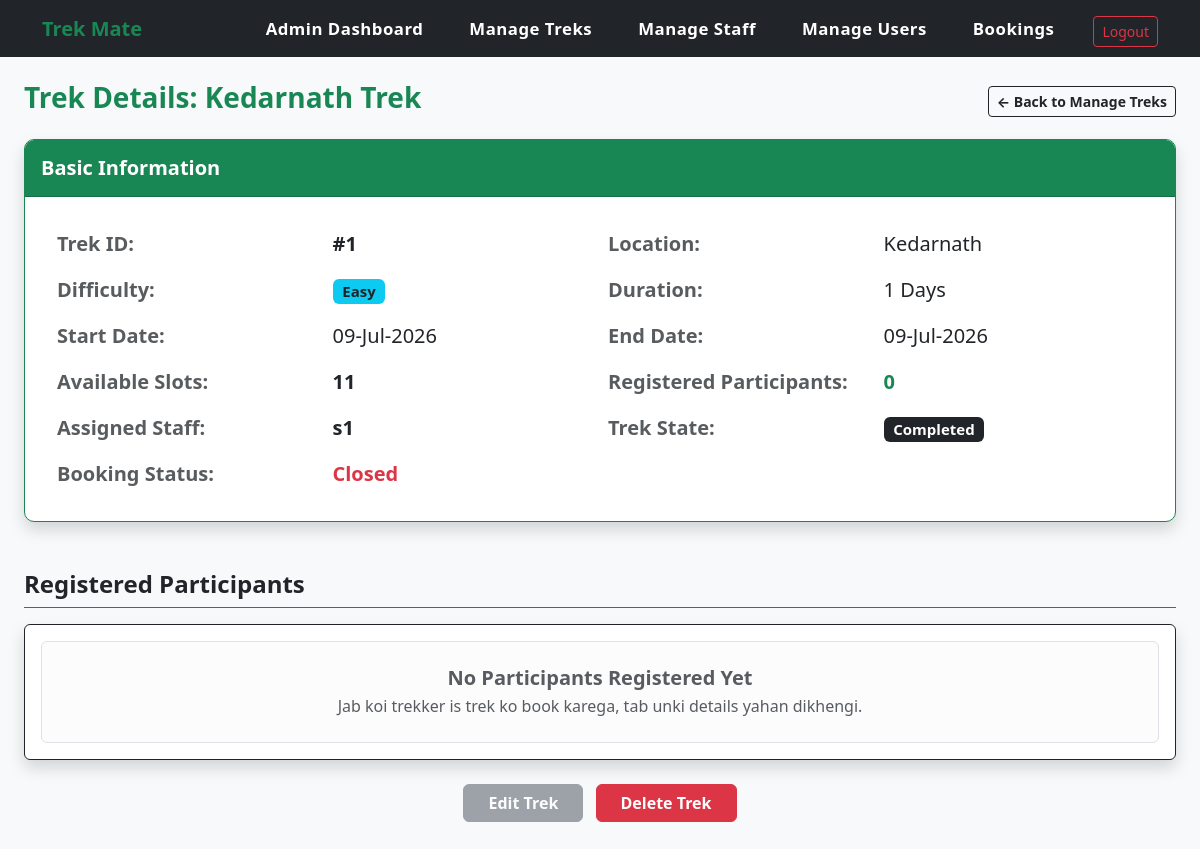
Page /admin/trek_details/1 (signed in) on the earlier database version.
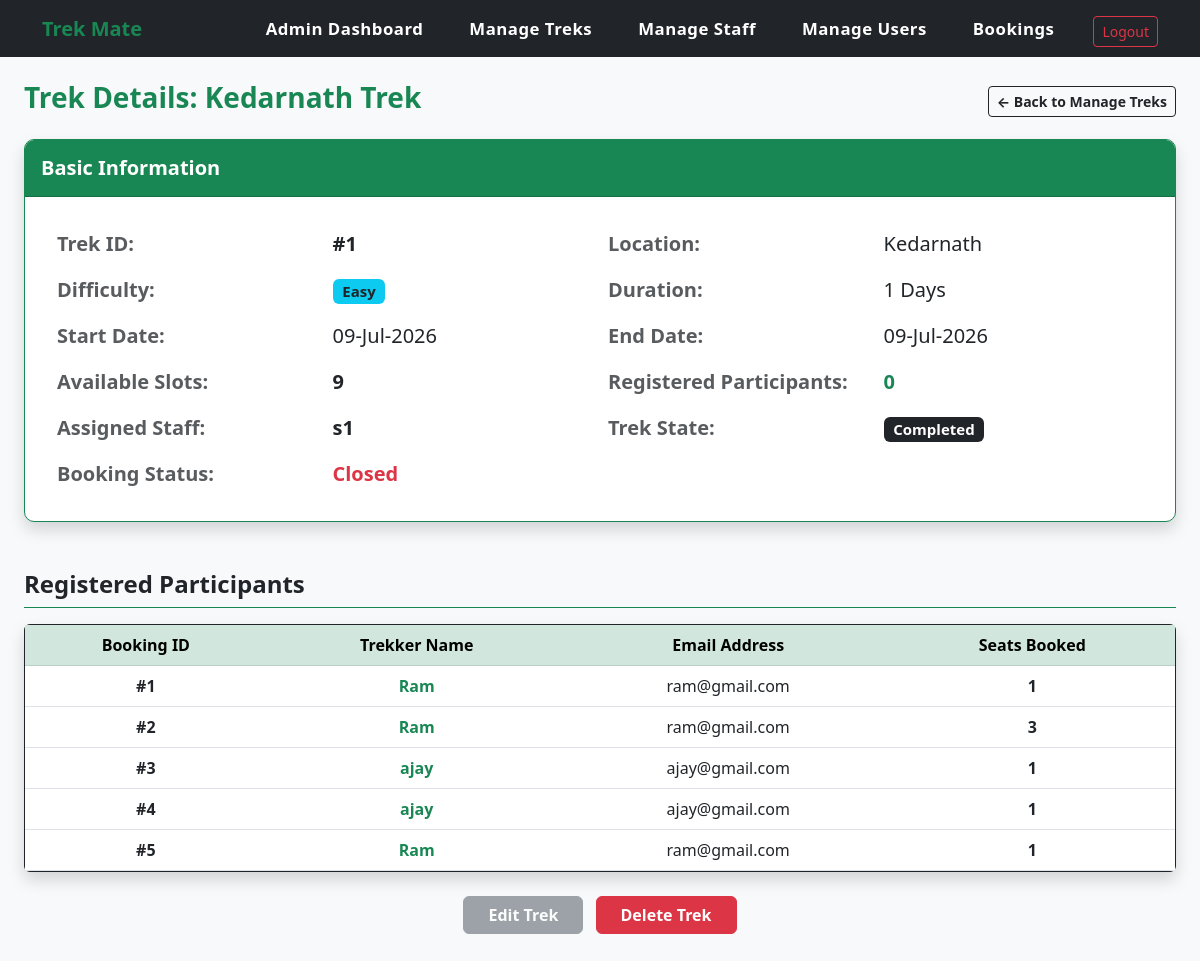
Same page on the later database version.
### app.py (models this page shows)
class Trek(db.Model):
    __tablename__ = 'trekmate_treks'
    id = db.Column(db.Integer, primary_key=True)
    name = db.Column(db.String(100), nullable=False)
    location = db.Column(db.String(100), nullable=False)
    state = db.Column(db.String(50), nullable=False)
    country = db.Column(db.String(50), nullable=False, default='India')
    description = db.Column(db.Text, nullable=True)
    duration = db.Column(db.Integer, nullable=False)
    difficulty = db.Column(db.String(20), nullable=False)
    available_slots = db.Column(db.Integer, nullable=False)
    price = db.Column(db.Float, nullable=False, default=0.0)
    status = db.Column(db.String(15), nullable=False, default='upcoming')
    start_date = db.Column(db.Date, nullable=False)
    end_date = db.Column(db.Date, nullable=False)
    assigned_staff = db.Column(db.String(100), nullable=True)  # Optional field to store staff name or ID
    staff_id = db.Column(db.Integer, db.ForeignKey('trekmate_staff.id'))
    bookings = db.relationship('Booking', backref='trek', lazy=True)

class Booking(db.Model):
    __tablename__ = 'trekmate_booking'
    id = db.Column(db.Integer, primary_key=True)
    trek_id = db.Column(db.Integer, db.ForeignKey('trekmate_treks.id'), nullable=False)
    user_id = db.Column(db.Integer, db.ForeignKey('trekmate_user.id'), nullable=False)
    seats_booked = db.Column(db.Integer, nullable=False)
    total_price = db.Column(db.Float, nullable=False)
    booking_date = db.Column(db.DateTime, default=datetime.utcnow)
    booking_status = db.Column(db.String(15), default='Booked')  # Status can be 'Booked', 'Cancelled', or 'Completed'
    payment_status = db.Column(db.String(15), default='Pending')  # Payment status can be 'Pending', 'Paid', or 'Failed'

class User(db.Model):
    __tablename__ = 'trekmate_user'
    id = db.Column(db.Integer, primary_key=True)
    username = db.Column(db.String(60), unique=True, nullable=False)
    email = db.Column(db.String(100), unique=True, nullable=False)
    password = db.Column(db.String(120), nullable=False)
    role = db.Column(db.String(10), nullable=False, default='trekker')  # 'trekker' or 'staff'
    status = db.Column(db.String(15), default='Active')  # 'active' or 'blacklisted'
    full_name = db.Column(db.String(120))
    phone_number = db.Column(db.String(20), default="")
    gender = db.Column(db.String(10))
    date_of_birth = db.Column(db.Date)
    city = db.Column(db.String(50))
    state = db.Column(db.String(50))
    bio = db.Column(db.Text, default="")
    staff_profile = db.relationship('StaffProfile', backref='user', uselist=False, cascade="all, delete-orphan")
    bookings = db.relationship('Booking', backref='user', lazy=True)

### app.py (the view)
@app.route("/admin/trek_details/<int:trek_id>")
def trek_details(trek_id):
    if session.get('user_id') == None or session.get('role') != 'admin':
        return redirect(url_for('login'))
    trek = Trek.query.get(trek_id)
    if trek == None:
        flash("Trek not found!", "error")
        return redirect(url_for('manage_treks'))
    return render_template("trek_details.html", trek=trek, today=date.today())

### templates/trek_details.html (shortened to what the changed rows need)
{% extends 'base.html' %}
{% block content %}
<div class="row mb-3 align-items-center">
    <div class="col-md-8">
        <h3 class="text-success fw-bold">Trek Details: {{ trek.name }}</h3>
    </div>
</div>
<div class="card shadow border-success mb-5" style="border-radius: 10px; overflow: hidden;">
    <div class="card-body p-4">
        <table class="table table-borderless table-hover mb-0 fs-5">
            <tbody>
                <tr>
                    <th class="text-muted w-25">Trek ID:</th>
                    <td class="fw-bold">#{{ trek.id }}</td>
                    <th class="text-muted w-25">Location:</th>
                    <td>{{ trek.location }}</td>
                </tr>
                <tr>
                    <th class="text-muted">Difficulty:</th>
                    <td><span class="badge bg-info text-dark">{{ trek.difficulty | default('N/A') }}</span></td>
                    <th class="text-muted">Duration:</th>
                    <td>{{ trek.duration }} Days</td>
                </tr>
                <tr>
                    <th class="text-muted">Start Date:</th>
                    <td>{{ trek.start_date.strftime('%d-%b-%Y') }}</td>
                    <th class="text-muted">End Date:</th>
                    <td>{{ trek.end_date.strftime('%d-%b-%Y') }}</td>
                </tr>
                <tr>
                    <th class="text-muted">Available Slots:</th>
                    <td class="fw-bold">{{ trek.available_slots }}</td>
                    <th class="text-muted">Registered Participants:</th>
                    <td class="fw-bold text-success">{{ trek.participants | length }}</td>
                </tr>
                <tr>
                    <th class="text-muted">Assigned Staff:</th>
                    <th class="text-muted">Trek State:</th>
                </tr>
                <tr>
                    <th class="text-muted">Booking Status:</th>
                </tr>
            </tbody>
        </table>
    </div>
</div>
<div class="card shadow border-dark mb-4">
    <div class="card-body p-0 table-responsive">
        {% if trek.bookings %}
            <table class="table table-hover mb-0 text-center align-middle">
                <thead class="table-success">
                    <tr>
                        <th>Booking ID</th>
                        <th>Trekker Name</th>
                        <th>Email Address</th>
                        <th>Seats Booked</th>
                    </tr>
                </thead>
                <tbody>
                    {% for booking in trek.bookings %}
                    <tr>
                        <td class="fw-bold">#{{ booking.id }}</td>
                        <td class="fw-bold text-success">{{ booking.user.username }}</td>
                        <td>{{ booking.user.email }}</td>
                        <td class="fw-bold">{{ booking.seats_booked }}</td>
                    </tr>
                    {% endfor %}
                </tbody>
            </table>
        {% else %}
            <div class="alert alert-light text-center m-3 p-4 border text-muted">
                <h5 class="fw-bold mb-1">No Participants Registered Yet</h5>
                <p class="mb-0">Jab koi trekker is trek ko book karega, tab unki details yahan dikhengi.</p>
            </div>
        {% endif %}
    </div>
</div>
{% endblock %}

Differences in the rows shown:
changed Trek "Kedarnath Trek": available_slots "11" → "9"
added Booking: id "1", user.username "Ram", user.email "ram@gmail.com", seats_booked "1"
added Booking: id "2", user.username "Ram", user.email "ram@gmail.com", seats_booked "3"
added Booking: id "3", user.username "ajay", user.email "ajay@gmail.com", seats_booked "1"
added Booking: id "4", user.username "ajay", user.email "ajay@gmail.com", seats_booked "1"
added Booking: id "5", user.username "Ram", user.email "ram@gmail.com", seats_booked "1"
Other differences:
text no longer shown: "No Participants Registered Yet Jab koi trekker is trek ko book karega, tab unki details yahan dikhengi."
text now shown: "Booking ID Trekker Name Email Address Seats Booked"
